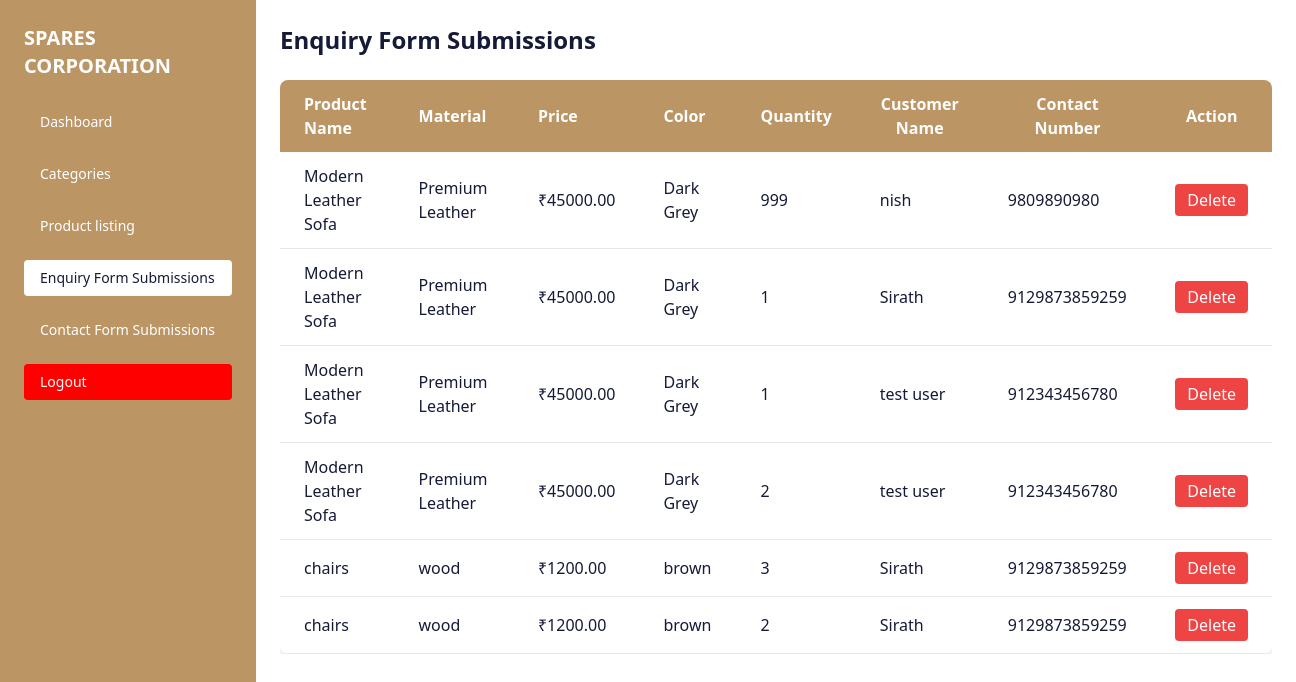
Page /admin_enquiry (signed in) on the earlier database version.
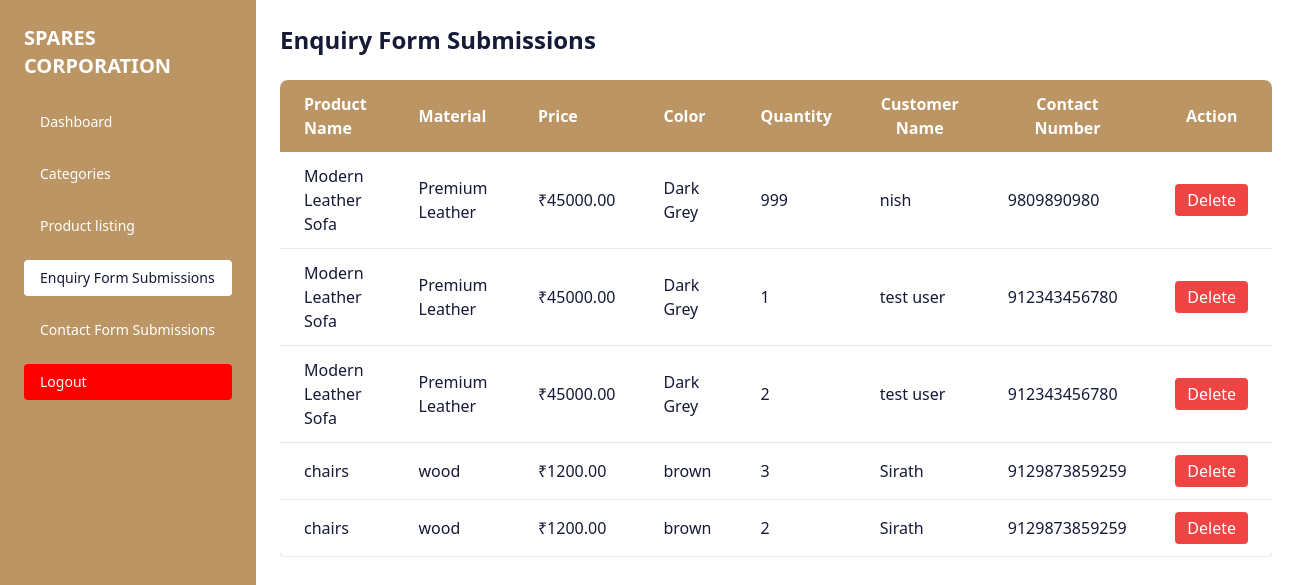
Same page on the later database version.
### furnitureapp/models.py (models this page shows, shortened)
class Enquiry(models.Model):
    product_name = models.CharField(max_length=200)
    product_material = models.CharField(max_length=100)
    product_offer = models.DecimalField(max_digits=10, decimal_places=2)
    product_color = models.CharField(max_length=50)
    product_quantity = models.PositiveIntegerField()
    customer_name = models.CharField(max_length=150)
    contact_number = models.CharField(max_length=20)
    created_at = models.DateTimeField(auto_now_add=True)

### furnitureapp/views.py (the view)
# urls.py: path('admin_enquiry', views.admin_enquiry, name="admin_enquiry"),
@never_cache
@require_http_methods(["GET", "POST"])
def admin_enquiry(request):
    if not request.session.get('user_id'):
        return redirect('login')
    if request.method == "POST":
        enquiry_id = request.POST.get("enquiry_id")
        if enquiry_id:
            enquiry = get_object_or_404(Enquiry, id=enquiry_id)
            enquiry.delete()
            return redirect('admin_enquiry')  # Replace with your URL name
    enquiry = Enquiry.objects.all().order_by('-id')
    return render(request, 'admin_enquiry.html', {'enquiry': enquiry})

### furnitureapp/context_processors.py (called while the page is built)
def category_menu(request):
    selected_category = request.GET.get("category", "")
    categories = Category.objects.all()
    return {
        "categories": categories,
        "selected_category": selected_category
    }

### furnitureapp/templates/admin_enquiry.html (shortened to what this page needs)
<!DOCTYPE html>
<html lang="en">
<head>
  <script src="https://cdn.tailwindcss.com"></script>
</head>
<body class="bg-white text-[#151a37] font-sans">
  <div class="flex min-h-screen">
<div id="sidebar" class="fixed top-0 left-0 h-full w-64 bg-[#bc9565] text-white p-6 z-50 transform -translate-x-full md:translate-x-0 transition-transform duration-300 ease-in-out">
  <div class="flex items-center justify-between mb-6">
    <div class="w-full flex justify-center">
      <a href="{% url 'index' %}" id="brand" class="transition-all block">
      <h1 class="mt-2 text-lg md:text-xl md:mt-0 uppercase font-bold text-white">Spares Corporation</h1>
    </a>
    </div>
  </div>
  <nav>
    <ul class="space-y-4 text-sm">
      <li>
        <a href="{% url 'dashboard' %}" class="block py-2 px-4 rounded hover:bg-white hover:text-[#151a37]">Dashboard</a>
      </li>
      <li>
        <a href="{% url 'category' %}" class="block py-2 px-4 rounded hover:bg-white hover:text-[#151a37]">Categories</a>
      </li>
      <li>
        <a href="{% url 'listing' %}" class="block py-2 px-4 rounded hover:bg-white hover:text-[#151a37]">Product listing</a>
      </li>
      <li>
        <a href="{% url 'admin_enquiry' %}" class="block py-2 px-4 rounded bg-white text-[#151a37]">Enquiry Form Submissions</a>
      </li>
      <li>
        <a href="{% url 'admin_contact' %}" class="block py-2 px-4 rounded hover:bg-white hover:text-[#151a37]">Contact Form Submissions</a>
      </li>
      <li>
        <a href="{% url 'logout' %}" class="block py-2 px-4 rounded bg-[red] text-white">Logout</a>
      </li>
    </ul>
  </nav>
</div>
 <div class="flex-1 ml-0 md:ml-64 p-6">
      <h2 class="text-2xl font-semibold mb-6">Enquiry Form Submissions</h2>
      <div class="overflow-x-auto">
        <table class="min-w-full bg-white shadow-md rounded-lg overflow-hidden">
          <thead class="bg-[#bc9565] text-white">
            <tr>
              <th class="py-3 px-6 text-left">Product Name</th>
              <th class="py-3 px-6 text-left">Material</th>
              <th class="py-3 px-6 text-left">Price</th>
              <th class="py-3 px-6 text-left">Color</th>
              <th class="py-3 px-6 text-center">Quantity</th>
              <th class="py-3 px-6 text-center">Customer Name</th>
              <th class="py-3 px-6 text-center">Contact Number</th>
              <th class="py-3 px-6 text-center">Action</th>
            </tr>
          </thead>
          <tbody id="contactTableBody">
            {% for enquiry in enquiry %}
            <tr class="border-b">
              <td class="py-3 px-6">{{enquiry.product_name}}</td>
              <td class="py-3 px-6">{{enquiry.product_material}}</td>
              <td class="py-3 px-6">₹{{enquiry.product_offer}}</td>
              <td class="py-3 px-6">{{enquiry.product_color}}</td>
              <td class="py-3 px-6">{{enquiry.product_quantity}}</td>
              <td class="py-3 px-6">{{enquiry.customer_name}}</td>
              <td class="py-3 px-6">{{enquiry.contact_number}}</td>
              <td class="py-3 px-6 text-center">
                <form method="POST" onsubmit="return confirm('Are you sure you want to delete this submission?');" style="display:inline;">
                  <button type="submit" class="bg-red-500 text-white px-3 py-1 rounded hover:bg-red-600">Delete</button>
                </form>
              </td>
            </tr>
            {% endfor %}
          </tbody>
        </table>
      </div>
    </div>
  </div>
</body>
</html>

Differences in the rows shown:
removed Enquiry: product_name "Modern Leather Sofa", product_material "Premium Leather", product_offer "45000.00", product_color "Dark Grey", product_quantity "1", customer_name "Sirath", contact_number "9129873859259"
